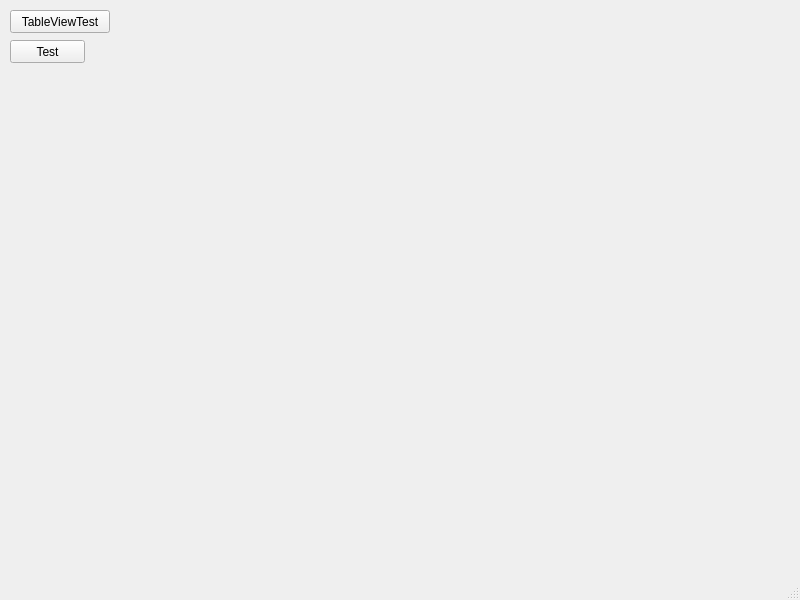
<?xml version="1.0" encoding="UTF-8"?>
<ui version="4.0">
 <class>MainWindow</class>
 <widget class="QMainWindow" name="MainWindow">
  <property name="geometry">
   <rect>
    <x>0</x>
    <y>0</y>
    <width>800</width>
    <height>600</height>
   </rect>
  </property>
  <property name="windowTitle">
   <string>MainWindow</string>
  </property>
  <widget class="QWidget" name="centralwidget">
   <widget class="QPushButton" name="pushButton">
    <property name="geometry">
     <rect>
      <x>10</x>
      <y>10</y>
      <width>100</width>
      <height>23</height>
     </rect>
    </property>
    <property name="text">
     <string>TableViewTest</string>
    </property>
   </widget>
   <widget class="QPushButton" name="pushButton_2">
    <property name="geometry">
     <rect>
      <x>10</x>
      <y>40</y>
      <width>75</width>
      <height>23</height>
     </rect>
    </property>
    <property name="text">
     <string>Test</string>
    </property>
   </widget>
  </widget>
  <widget class="QMenuBar" name="menubar">
   <property name="geometry">
    <rect>
     <x>0</x>
     <y>0</y>
     <width>800</width>
     <height>21</height>
    </rect>
   </property>
  </widget>
  <widget class="QStatusBar" name="statusbar"/>
 </widget>
 <resources/>
 <connections/>
</ui>
